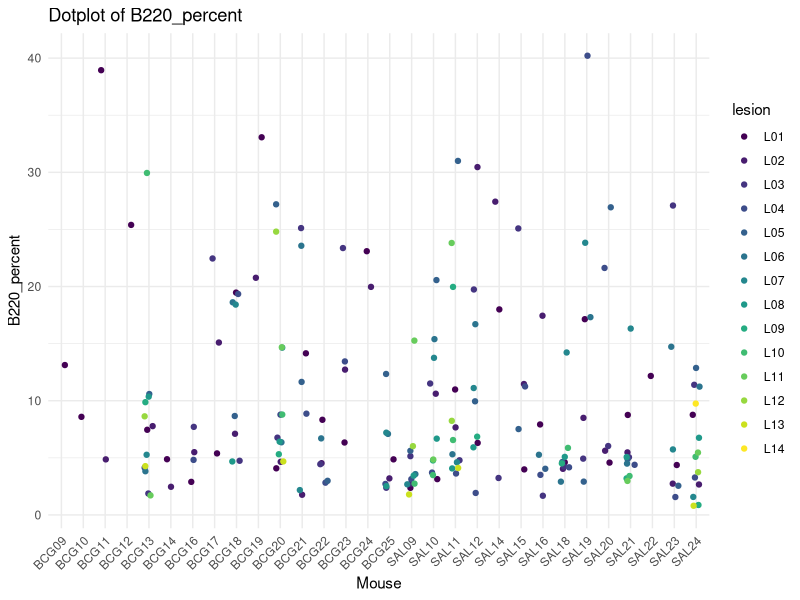
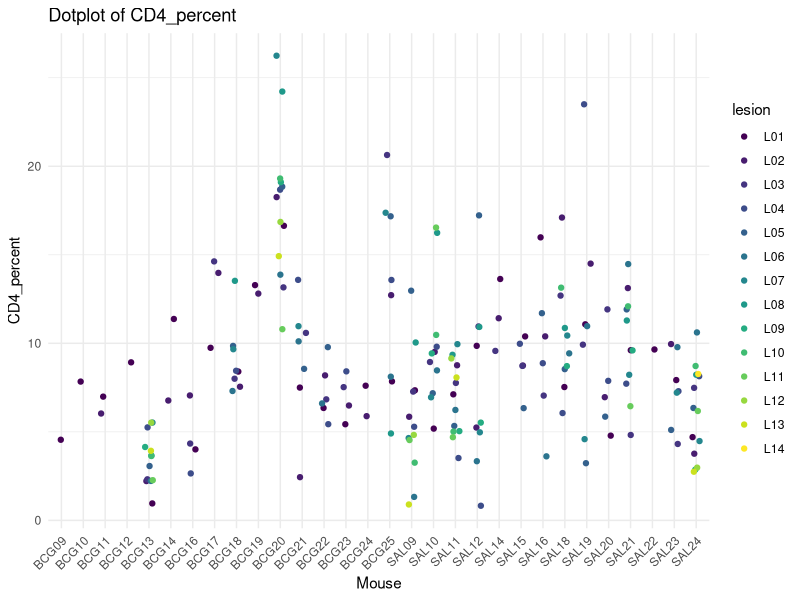
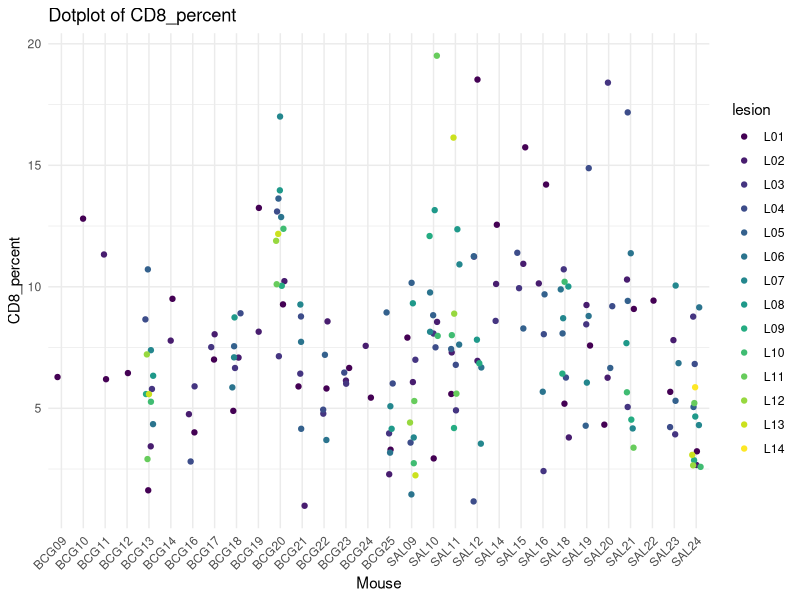
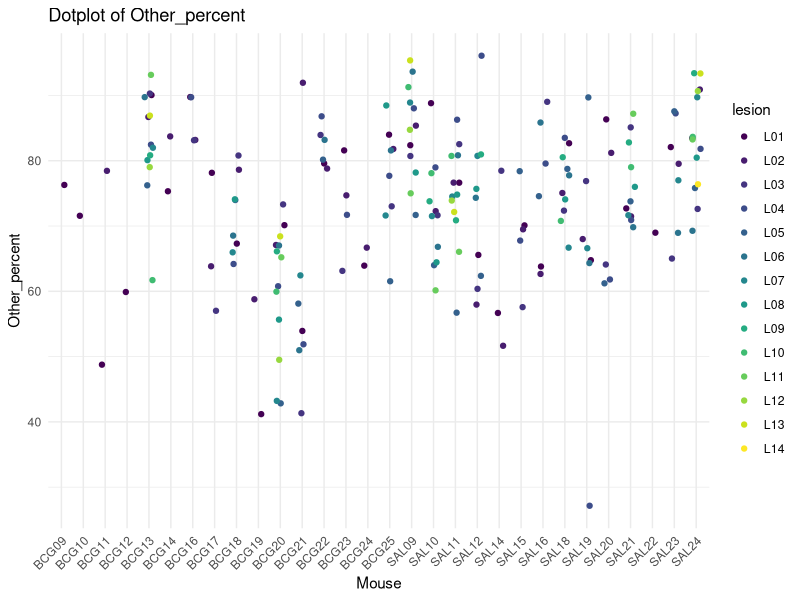
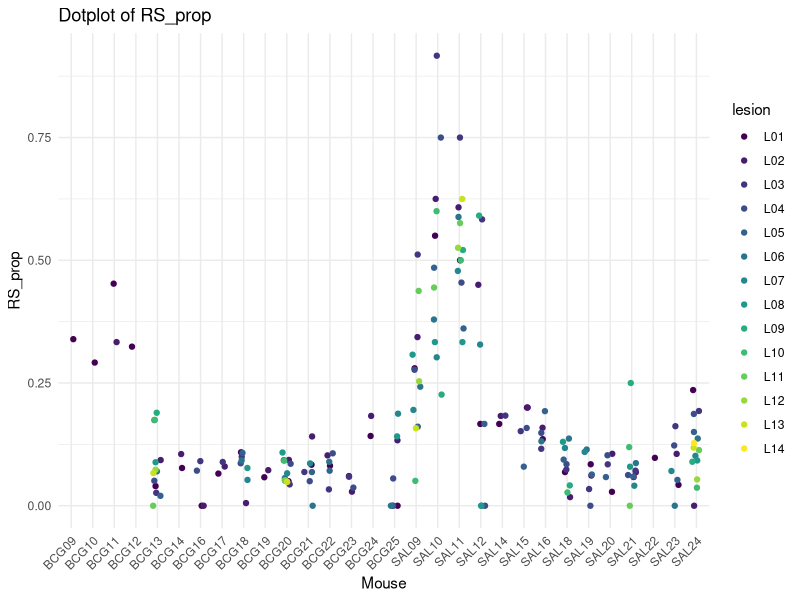
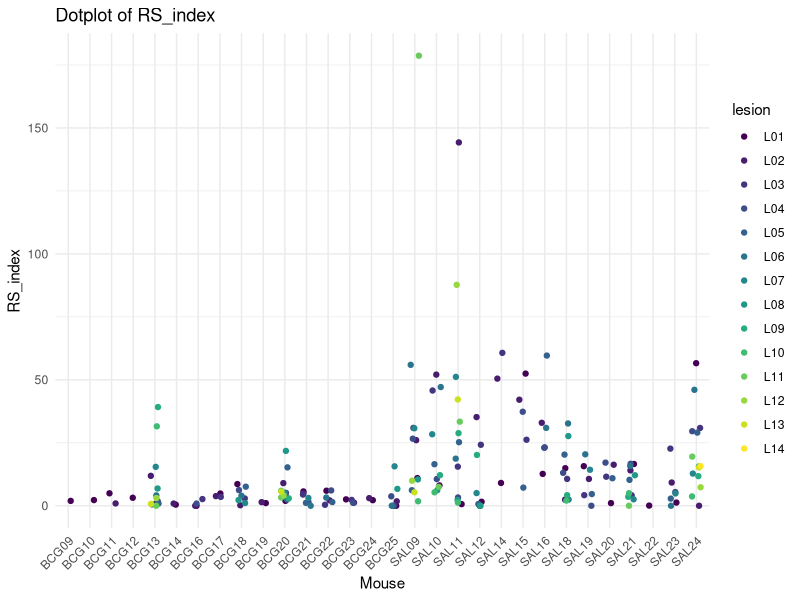
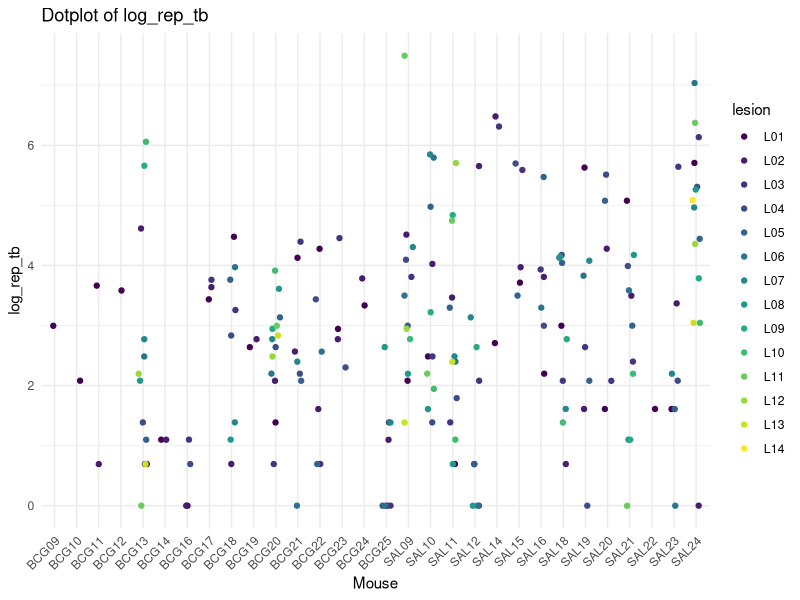
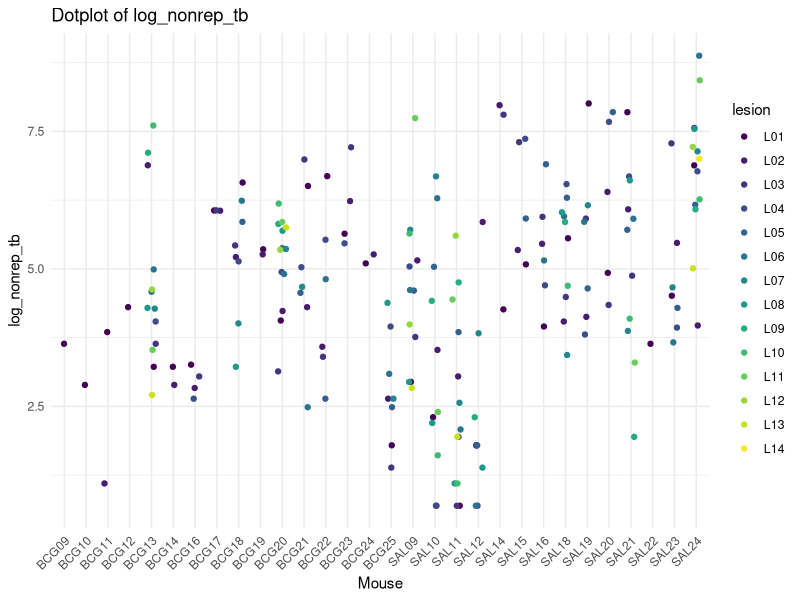

Recreate these plots in R, in order.
## ---- chunk 1
knitr::opts_chunk$set(echo = TRUE)
## ---- chunk 2
library(MASS)
library(gridExtra)  
library(mnormt) 
library(lme4) 
library(knitr) 
library(kableExtra)
library(tidyverse)
library(ggplot2)
library(viridis)
## ---- chunk 3
granuloma_data <- read.csv("IHC_ISH_clean_data_WIP 1.csv")
## ---- chunk 4
# Fit Poisson GLMs with offset
glm_granuloma <- glm(rep_tb ~ CD4_count_500 + CD8_count_500 + B220_count_500 + Vaccination + Timepoint + offset(log(total_tb)), data = granuloma_data, family = quasipoisson())


summary(glm_granuloma)

# Coefficients from the model
coefficients <- c(Intercept = -2.70185,
                  CD4_count_500 = -0.19521,
                  CD8_count_500 = 0.22937,
                  B220_count_500 = 0.01623,
                  VaccinationSAL = 0.43675,
                  TimepointD56 = 0.79078)

# Function to calculate percentage change
percent_change <- function(coef) {
  (exp(coef) - 1) * 100
}

# Apply the function to all coefficients (excluding the intercept)
percent_changes <- sapply(coefficients[-1], percent_change)

# Output the percent changes
percent_changes
## ---- chunk 5
colnames(granuloma_data)

# Correlation matrix
cor(granuloma_data[, c("RS_prop", "CD4_count_500")])


cor(granuloma_data[, c("RS_prop", "CD8_count_500")])


cor(granuloma_data[, c("RS_prop", "B220_count_500")])
## ---- chunk 6
# Plot for B220_percent
ggplot(granuloma_data, aes(x = mouse, y = B220_percent, color = lesion)) +
  geom_jitter(width = 0.2) +
  ggtitle("Dotplot of B220_percent") +
  xlab("Mouse") +
  ylab("B220_percent") +
  scale_color_viridis_d() +
  theme_minimal() +
  theme(axis.text.x = element_text(angle = 45, hjust = 1))

# Plot for CD4_percent
ggplot(granuloma_data, aes(x = mouse, y = CD4_percent, color = lesion)) +
  geom_jitter(width = 0.2) +
  ggtitle("Dotplot of CD4_percent") +
  xlab("Mouse") +
  ylab("CD4_percent") +
  scale_color_viridis_d() +  
  theme_minimal() +
  theme(axis.text.x = element_text(angle = 45, hjust = 1))

# Plot for CD8_percent
ggplot(granuloma_data, aes(x = mouse, y = CD8_percent, color = lesion)) +
  geom_jitter(width = 0.2) +
  ggtitle("Dotplot of CD8_percent") +
  xlab("Mouse") +
  ylab("CD8_percent") +
  scale_color_viridis_d() +  
  theme_minimal() +
  theme(axis.text.x = element_text(angle = 45, hjust = 1))

# Plot for Other_percent
ggplot(granuloma_data, aes(x = mouse, y = Other_percent, color = lesion)) +
  geom_jitter(width = 0.2) +
  ggtitle("Dotplot of Other_percent") +
  xlab("Mouse") +
  ylab("Other_percent") +
  scale_color_viridis_d() + 
  theme_minimal() +
  theme(axis.text.x = element_text(angle = 45, hjust = 1))

# Plot for RS_prop
ggplot(granuloma_data, aes(x = mouse, y = RS_prop, color = lesion)) +
  geom_jitter(width = 0.2) +
  ggtitle("Dotplot of RS_prop") +
  xlab("Mouse") +
  ylab("RS_prop") +
  scale_color_viridis_d() +  
  theme_minimal() +
  theme(axis.text.x = element_text(angle = 45, hjust = 1))

# Plot for RS_index
ggplot(granuloma_data, aes(x = mouse, y = RS_index, color = lesion)) +
  geom_jitter(width = 0.2) +
  ggtitle("Dotplot of RS_index") +
  xlab("Mouse") +
  ylab("RS_index") +
  scale_color_viridis_d() + 
  theme_minimal() +
  theme(axis.text.x = element_text(angle = 45, hjust = 1))

# Plot for log_rep_tb
ggplot(granuloma_data, aes(x = mouse, y = log_rep_tb, color = lesion)) +
  geom_jitter(width = 0.2) +
  ggtitle("Dotplot of log_rep_tb") +
  xlab("Mouse") +
  ylab("log_rep_tb") +
  scale_color_viridis_d() + 
  theme_minimal() +
  theme(axis.text.x = element_text(angle = 45, hjust = 1))

# Plot for log_nonrep_tb
ggplot(granuloma_data, aes(x = mouse, y = log_nonrep_tb, color = lesion)) +
  geom_jitter(width = 0.2) +
  ggtitle("Dotplot of log_nonrep_tb") +
  xlab("Mouse") +
  ylab("log_nonrep_tb") +
  scale_color_viridis_d() + 
  theme_minimal() +
  theme(axis.text.x = element_text(angle = 45, hjust = 1))

# Plot for log_total_tb
ggplot(granuloma_data, aes(x = mouse, y = log_total_tb, color = lesion)) +
  geom_jitter(width = 0.2) +
  ggtitle("Dotplot of log_total_tb") +
  xlab("Mouse") +
  ylab("log_total_tb") +
  scale_color_viridis_d() + 
  theme_minimal() +
  theme(axis.text.x = element_text(angle = 45, hjust = 1))

# Plot for log_RS_index
ggplot(granuloma_data, aes(x = mouse, y = log_RS_index, color = lesion)) +
  geom_jitter(width = 0.2) +
  ggtitle("Dotplot of log_RS_index") +
  xlab("Mouse") +
  ylab("log_RS_index") +
  scale_color_viridis_d() +  
  theme_minimal() +
  theme(axis.text.x = element_text(angle = 45, hjust = 1))

# Plot for log_RS_prop
ggplot(granuloma_data, aes(x = mouse, y = log_RS_prop, color = lesion)) +
  geom_jitter(width = 0.2) +
  ggtitle("Dotplot of log_RS_prop") +
  xlab("Mouse") +
  ylab("log_RS_prop") +
  scale_color_viridis_d() +  
  theme_minimal() +
  theme(axis.text.x = element_text(angle = 45, hjust = 1))

ggplot(granuloma_data, aes(x = mouse, y = (rep_tb/total_tb), color = lesion)) +
  geom_jitter(width = 0.2) +
  ggtitle("Dotplot of Prop of Replicating Mtb") +
  xlab("Mouse") +
  ylab("Prop of Replicating Mtb") +
  scale_color_viridis_d() +  
  theme_minimal() +
  theme(axis.text.x = element_text(angle = 45, hjust = 1))

## ---- chunk 7
#GOOD
ggplot(granuloma_data, aes(x = Other_percent, y = (rep_tb/total_tb), color = lesion)) +
  geom_point() +
  facet_wrap(~ mouse) +
  ggtitle("Other_percent vs Prop of Replicating Mtb") +
  xlab("Other_percent") +
  ylab("Prop of Replicating TB") +
  scale_color_viridis_d() + 
  theme_minimal() +
  theme(axis.text.x = element_text(angle = 45, hjust = 1))


ggplot(granuloma_data, aes(x = B220_percent, y = (rep_tb/total_tb), color = lesion)) +
  geom_point() +
  facet_wrap(~ mouse) +
  ggtitle("B220_percent vs Prop of Replicating Mtb") +
  xlab("B220_percent") +
  ylab("Prop of Replicating TB") +
  scale_color_viridis_d() + 
  theme_minimal() +
  theme(axis.text.x = element_text(angle = 45, hjust = 1))

ggplot(granuloma_data, aes(x = CD8_percent, y = (rep_tb/total_tb), color = lesion)) +
  geom_point() +
  facet_wrap(~ mouse) +
  ggtitle("CD8_percent vs Prop of Replicating Mtb") +
  xlab("CD8_percent") +
  ylab("Prop of Replicating TB") +
  scale_color_viridis_d() + 
  theme_minimal() +
  theme(axis.text.x = element_text(angle = 45, hjust = 1))

ggplot(granuloma_data, aes(x = CD4_percent, y = (rep_tb/total_tb), color = lesion)) +
  geom_point() +
  facet_wrap(~ mouse) +
  ggtitle("CD4_percent vs Prop of Replicating Mtb") +
  xlab("CD4_percent") +
  ylab("Prop of Replicating TB") +
  scale_color_viridis_d() + 
  theme_minimal() +
  theme(axis.text.x = element_text(angle = 45, hjust = 1))
## ---- chunk 8
ggplot(granuloma_data, aes(x = CD8_percent, y = (rep_tb/total_tb), color = Vaccination)) +
  geom_point() +
  facet_wrap(~ Timepoint) +
  ggtitle("CD8_percent vs Prop of Replicating Mtb") +
  xlab("CD8_percent") +
  ylab("Prop of Replicating TB") +
  scale_color_viridis_d() + 
  theme_minimal() +
  theme(axis.text.x = element_text(angle = 45, hjust = 1))

ggplot(granuloma_data, aes(x = B220_percent, y = (rep_tb/total_tb), color = Vaccination)) +
  geom_point() +
  facet_wrap(~ Timepoint) +
  ggtitle("B220_percent vs Prop of Replicating Mtb") +
  xlab("B220_percent") +
  ylab("Prop of Replicating TB") +
  scale_color_viridis_d() + 
  theme_minimal() +
  theme(axis.text.x = element_text(angle = 45, hjust = 1))

ggplot(granuloma_data, aes(x = Other_percent, y = (rep_tb/total_tb), color = Vaccination)) +
  geom_point() +
  facet_wrap(~ Timepoint) +
  ggtitle("Other_percent vs Prop of Replicating Mtb") +
  xlab("Other_percent") +
  ylab("Prop of Replicating TB") +
  scale_color_viridis_d() + 
  theme_minimal() +
  theme(axis.text.x = element_text(angle = 45, hjust = 1))

ggplot(granuloma_data, aes(x = CD4_percent, y = (rep_tb/total_tb), color = Vaccination)) +
  geom_point() +
  facet_wrap(~ Timepoint) +
  ggtitle("CD4_percent vs Prop of Replicating Mtb") +
  xlab("CD4_percent") +
  ylab("Prop of Replicating TB") +
  scale_color_viridis_d() + 
  theme_minimal() +
  theme(axis.text.x = element_text(angle = 45, hjust = 1))
## ---- chunk 9
#GOOD

ggplot(granuloma_data, aes(x = CD4_percent, y = (rep_tb/total_tb), color = Vaccination)) +
  geom_point() +
  facet_wrap(~ mouse) +
  ggtitle("CD4_percent vs Prop of Replicating Mtb") +
  xlab("CD4_percent") +
  ylab("Prop of Replicating TB") +
  scale_color_viridis_d() + 
  theme_minimal() +
  theme(axis.text.x = element_text(angle = 45, hjust = 1))

ggplot(granuloma_data, aes(x = CD8_percent, y = (rep_tb/total_tb), color = Vaccination)) +
  geom_point() +
  facet_wrap(~ mouse) +
  ggtitle("CD8_percent vs Prop of Replicating Mtb") +
  xlab("CD8_percent") +
  ylab("Prop of Replicating TB") +
  scale_color_viridis_d() + 
  theme_minimal() +
  theme(axis.text.x = element_text(angle = 45, hjust = 1))

ggplot(granuloma_data, aes(x = B220_percent, y = (rep_tb/total_tb), color = Vaccination)) +
  geom_point() +
  facet_wrap(~ mouse) +
  ggtitle("B220_percent vs Prop of Replicating Mtb") +
  xlab("B220_percent") +
  ylab("Prop of Replicating TB") +
  scale_color_viridis_d() + 
  theme_minimal() +
  theme(axis.text.x = element_text(angle = 45, hjust = 1))

ggplot(granuloma_data, aes(x = Other_percent, y = (rep_tb/total_tb), color = Vaccination)) +
  geom_point() +
  facet_wrap(~ mouse) +
  ggtitle("Other_percent vs Prop of Replicating Mtb") +
  xlab("Other_percent") +
  ylab("Prop of Replicating TB") +
  scale_color_viridis_d() + 
  theme_minimal() +
  theme(axis.text.x = element_text(angle = 45, hjust = 1))
## ---- chunk 10
model_nested <- glmer(rep_tb ~ CD4_prop + (1 | mouse/lesion), data = granuloma_data, family = poisson())
model_nested <- glmer(rep_tb ~ CD4_prop + (1 | mouse) + (1 | mouse:lesion), data = granuloma_data, family = poisson()) # Same model as 1st
model_nested <- glmer(rep_tb ~ CD4_prop + Vaccination * Timepoint + (1 | mouse) + (1 | mouse:lesion), data = granuloma_data, family = poisson())


# # Fit the two models
# model1 <- glmer(rep_tb ~ CD4_prop + (1 | mouse/lesion), data = granuloma_data, family = poisson())
# model2 <- glmer(rep_tb ~ CD4_prop + (1 | mouse), data = granuloma_data, family = poisson())
# 
# # Perform the likelihood ratio test
# anova(model1, model2)

# Compute the dispersion statistic
dispersion_statistic <- sum(residuals(model_nested, type = "pearson")^2) / df.residual(model_nested)
dispersion_statistic


# Calculate Pearson residuals
pearson_residuals <- residuals(model_nested, type = "pearson")

# Compute the dispersion statistic
P_dispersion_statistic <- sum(pearson_residuals^2) / (nobs(model_nested) - length(fixef(model_nested)))

P_dispersion_statistic
## ---- chunk 11

granuloma_data <- granuloma_data %>%
  mutate(unique_lesion = rownames(granuloma_data))
# # 
# # model_nested_offset <- glmer(rep_tb ~ CD4_prop + (1 | mouse/unique_lesion) + offset(log(total_tb)), data = granuloma_data, family = poisson())
# 
# # model_nested_offset <- glmer(rep_tb ~ CD4_prop + (1 | mouse) + offset(log(total_tb)), data = granuloma_data, family = poisson())
# # 
# model_nested_offset <- glmer(rep_tb ~ CD4_prop + Vaccination * Timepoint + (1 | mouse) + (1 | mouse:unique_lesion) + offset(log(total_tb)), data = granuloma_data, family = poisson())
# 
# summary(model_nested_offset)
# 
# 
# # Compute the dispersion statistic
# dispersion_statistic <- sum(residuals(model_nested_offset , type = "pearson")^2) / df.residual(model_nested_offset )
# dispersion_statistic
# 
# # Calculate Pearson residuals
# pearson_residuals <- residuals(model_nested_offset, type = "pearson")
# 
# # Compute the dispersion statistic
# P_dispersion_statistic <- sum(pearson_residuals^2) / (nobs(model_nested_offset) - length(fixef(model_nested_offset)))
# 
# P_dispersion_statistic
## ---- chunk 12
# model_mouse <- glmer(rep_tb ~ CD4_prop + Vaccination * Timepoint + (1 | mouse), data = granuloma_data, family = poisson())
# 
# 
# summary(model_mouse)
# 
# 
# # Compute the dispersion statistic
# dispersion_statistic <- sum(residuals(model_mouse, type = "pearson")^2) / df.residual(model_mouse)
# dispersion_statistic
# 
# # Calculate Pearson residuals
# pearson_residuals <- residuals(model_mouse, type = "pearson")
# 
# # Compute the dispersion statistic
# P_dispersion_statistic <- sum(pearson_residuals^2) / (nobs(model_mouse) - length(fixef(model_mouse)))
# 
# P_dispersion_statistic
## ---- chunk 13
# # Fitting the model with the offset
# model_mouse_offset <- glmer(rep_tb ~ CD4_prop + Vaccination * Timepoint + (1 | mouse) + offset(log(total_tb)), 
#                            data = granuloma_data, 
#                            family = poisson())
# 
# # Summary of the model
# summary(model_mouse_offset)
# 
# 
# dispersion_statistic <- sum(residuals(model_mouse_offset, type = "pearson")^2) / df.residual(model_mouse_offset)
# dispersion_statistic
# 
# # Calculate Pearson residuals
# pearson_residuals <- residuals(model_mouse_offset, type = "pearson")
# 
# # Compute the dispersion statistic
# P_dispersion_statistic <- sum(pearson_residuals^2) / (nobs(model_mouse_offset) - length(fixef(model_mouse_offset)))
# 
# P_dispersion_statistic
## ---- chunk 14
# Fit the negative binomial model
# #model_nb <- glmer.nb(rep_tb ~ CD4_prop + Vaccination * Timepoint + (1 | mouse) + offset(log(total_tb)), data = granuloma_data)
# # Summary of the model
# summary(model_nb)
# 
# dispersion_statistic <- sum(residuals(model_nb, type = "pearson")^2) / df.residual(model_nb)
# dispersion_statistic
# 
# # Calculate Pearson residuals
# pearson_residuals <- residuals(model_nb, type = "pearson")
# 
# # Compute the dispersion statistic
# P_dispersion_statistic <- sum(pearson_residuals^2) / (nobs(model_nb) - length(fixef(model_nb)))
# 
# P_dispersion_statistic

#https://stackoverflow.com/questions/77564725/nesting-a-random-factor-in-glmm
#https://stats.stackexchange.com/questions/228800/crossed-vs-nested-random-effects-how-do-they-differ-and-how-are-they-specified
## ---- chunk 15
nb <- glmer.nb(rep_tb ~ CD4_count_500 + CD8_count_500 + B220_count_500 + Vaccination + Timepoint + (1 | mouse/unique_lesion) + offset(log(total_tb)), data = granuloma_data)

summary(nb)


model_mouse_offset <- glmer(rep_tb ~ CD4_count_500 + CD8_count_500 + B220_count_500 + 
                              Vaccination + Timepoint + (1 | mouse) + offset(log(total_tb)) + (1 | unique_lesion), 
                            data = granuloma_data, family = poisson())


summary(model_mouse_offset)

# Coefficients from the model
coefficients <- c(Intercept = -2.75987,
                  CD4_count_500 = -0.09134,
                  CD8_count_500 = 0.06960,
                  B220_count_500 = 0.04841,
                  VaccinationSAL = 0.28365,
                  TimepointD56 = 0.96559)

# Function to calculate percentage change
percent_change <- function(coef) {
  (exp(coef) - 1) * 100
}

# Apply the function to all coefficients (excluding the intercept)
percent_changes <- sapply(coefficients[-1], percent_change)

# Output the percent changes
percent_changes
## ---- chunk 16

# Generate predicted values for interaction plot
granuloma_data$predicted <- predict(model_mouse_offset, type = "response")

# Create interaction plot
ggplot(granuloma_data, aes(x = CD4_count_500, y = predicted, color = Vaccination, linetype = Timepoint)) +
  geom_line() +
  labs(title = "Interaction Plot of CD4 Count, Vaccination, and Timepoint",
       x = "CD4 Count (scaled by 500)",
       y = "Predicted Mtb Replication") +
  theme_minimal()

# Calculate residuals
granuloma_data$residuals <- residuals(model_mouse_offset, type = "pearson")

# Plot residuals
ggplot(granuloma_data, aes(x = predicted, y = residuals)) +
  geom_point() +
  labs(title = "Residuals vs Predicted",
       x = "Predicted Mtb Replication",
       y = "Residuals") +
  theme_minimal()

install.packages("emmeans")
library(emmeans)

# Compute estimated marginal means for interaction
emm <- emmeans(model_mouse_offset, ~ CD4_count_500 * Vaccination * Timepoint)

# Plot interaction
plot(emm, comparisons = TRUE)
